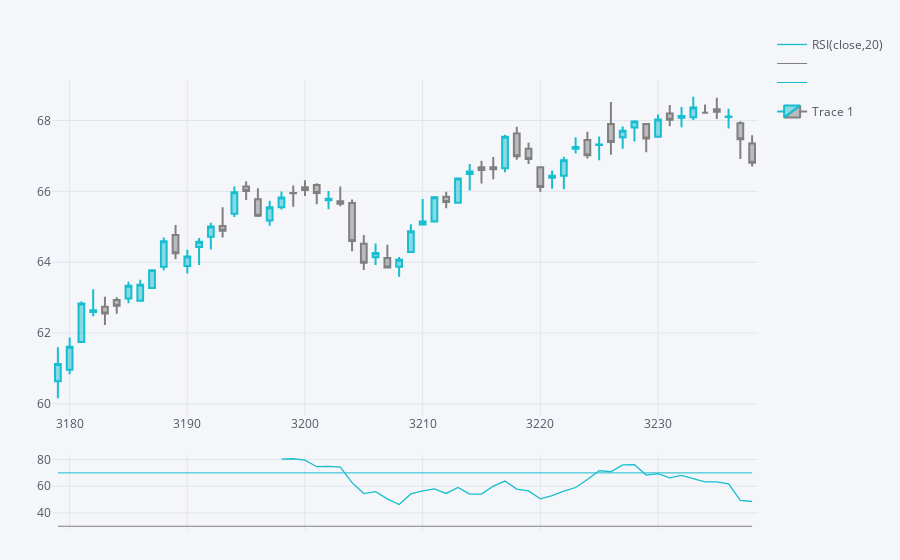

Source (notebook cell):
### Code cell
qf=cf.QuantFig(tickers.get_group('a')[-60:])
qf.add_rsi(periods=20,color='java')
plyo.iplot(qf.iplot(asFigure=True),image='png',
          filename='qf_04')
